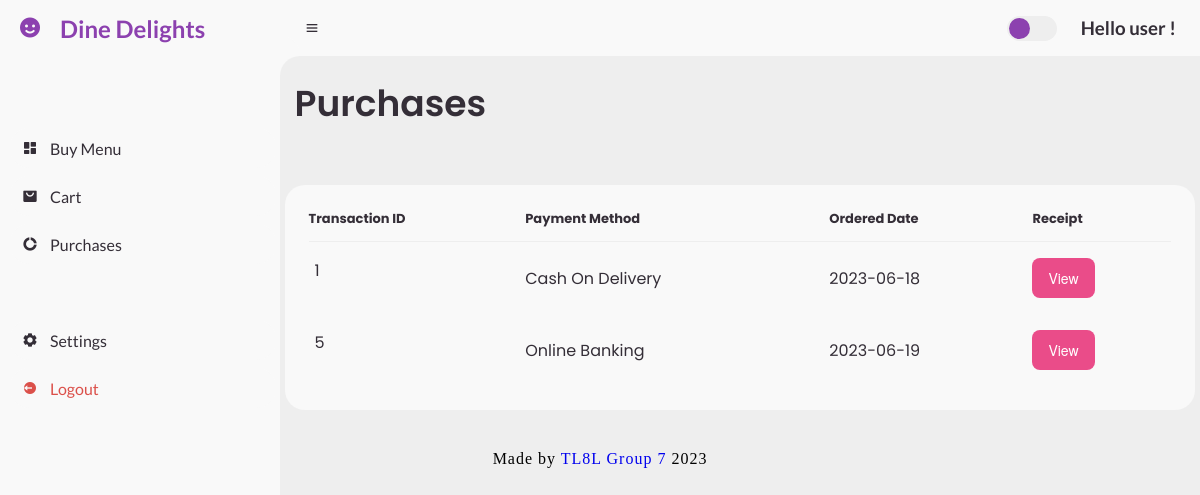
Page /customer_notifications (signed in) on the committed database.
### restaurant/models.py (models this page shows, shortened)
class Transactions(db.Model):
    __tablename__ = 'transactions'
    id = db.Column(db.Integer, primary_key = True)
    customer_id = db.Column(db.Integer, db.ForeignKey('users.id'))
    payment_method =db.Column(db.String, nullable=False)
    order_date = db.Column(db.Date, nullable=False)
    delivery_address =db.Column(db.String(255), nullable=False)
    order = db.relationship('Orders', backref = 'transactions', lazy = 'dynamic')

### restaurant/customer.py (the view)
@customer.route("/customer_notifications")
def customer_notifications():
    id = session['user_id']
    confirmed_transactions = Transactions.query.filter(Transactions.payment_method.isnot("None"),Transactions.customer_id == id).all()
    return render_template("customer_notifications.html", history = confirmed_transactions)

### restaurant/templates/customer_notifications.html
{% extends "customer_base.html" %}
{% block content %}
       <main>
        <div class="head-title">
          <div class="left">
            <h1>Purchases</h1>
          </div>
        </div>
        <div class="table-data">
          <div class="order">
            <table>
              <thead>
                <tr>
                  <th>Transaction ID</th>
                  <th>Payment Method</th>
                  <th>Ordered Date</th>
                  <th>Receipt</th>
                </tr>
              </thead>
              <tbody>
                {% for items in history %}
                    <tr>
                      <td>
                        <p>{{items.id}}</p>
                      </td>
                      <td>{{items.payment_method}}</td>
                      <td>{{items.order_date}}</td>
                      <td><a href="{{url_for('customer.customer_view_receipt', trx_id = items.id ) }}" ><Button class="button-1" role="button">View</Button></a></td>
                    </tr>
                {% endfor %}
              </tbody>
            </table>
          </div>
        </div>
      </main>
    </section>
{% endblock content %}

### restaurant/static/main_page_customer.css (style rules this page uses)
* { margin: 0; padding: 0; box-sizing: border-box; }
a { text-decoration: none; }
:root { --poppins: 'Poppins', sans-serif; --lato: 'Lato', sans-serif; --light: #f9f9f9; --blue: #8c41af; --light-blue: #cfe8ff; --grey: #eee; --dark-grey: #aaaaaa; --dark: #342e37; --red: #db504a; --yellow: #ffce26; --light-yellow: #fff2c6; --orange: #fd7238; --light-orange: #ffe0d3; }
html { overflow-x: hidden; }
body { background: var(--grey); overflow-x: hidden; }
#content nav form, .head-title { max-width: 400px; width: 100%; margin-right: auto; }
#content main { width: 100%; padding: 0px 0.5%; font-family: var(--poppins); max-height: calc(100vh - 56px); overflow-y: auto; }
#content main .head-title { display: flex; align-items: center; justify-content: space-between; grid-gap: 16px; flex-wrap: wrap; max-width: 1200px; padding: 20px; display: flex; flex-wrap: wrap; justify-content: space-between; margin: 0px -10px; }
#content main .head-title .left h1 { font-size: 36px; font-weight: 600; margin-bottom: 10px; color: var(--dark); }
#content main .table-data { display: flex; flex-wrap: wrap; grid-gap: 24px; margin-top: 24px; width: 100%; color: var(--dark); }
#content main .table-data > div { border-radius: 20px; background: var(--light); padding: 24px; overflow-x: auto; }
#content main .table-data .order { flex-grow: 1; flex-basis: 500px; }
#content main .table-data .order table { width: 100%; border-collapse: collapse; }
#content main .table-data .order table th { padding-bottom: 12px; font-size: 13px; text-align: left; border-bottom: 1px solid var(--grey); }
#content main .table-data .order table td { padding: 16px 0; }
#content main .table-data .order table tr td:first-child { display: flex; align-items: center; grid-gap: 12px; padding-left: 6px; }
.button-1 { background-color: #EA4C89; border-radius: 8px; border-style: none; box-sizing: border-box; color: #FFFFFF; cursor: pointer; display: inline-block; font-family: "Haas Grot Text R Web", "Helvetica Neue", Helvetica, Arial, sans-serif; font-size: 14px; font-weight: 500; height: 40px; line-height: 20px; list-style: none; margin: 0; outline: none; padding: 10px 16px; position: relative; text-align: center; text-decoration: none; transition: color 100ms; vertical-align: baseline; user-select: none; -webkit-user-select: none; touch-action: manipulation; }

### rows in the picture
Transactions: id "1", payment_method "Cash On Delivery", order_date "2023-06-18"
Transactions: id "5", payment_method "Online Banking", order_date "2023-06-19"

### other values in the picture
{{ session['username'] }} "user"
